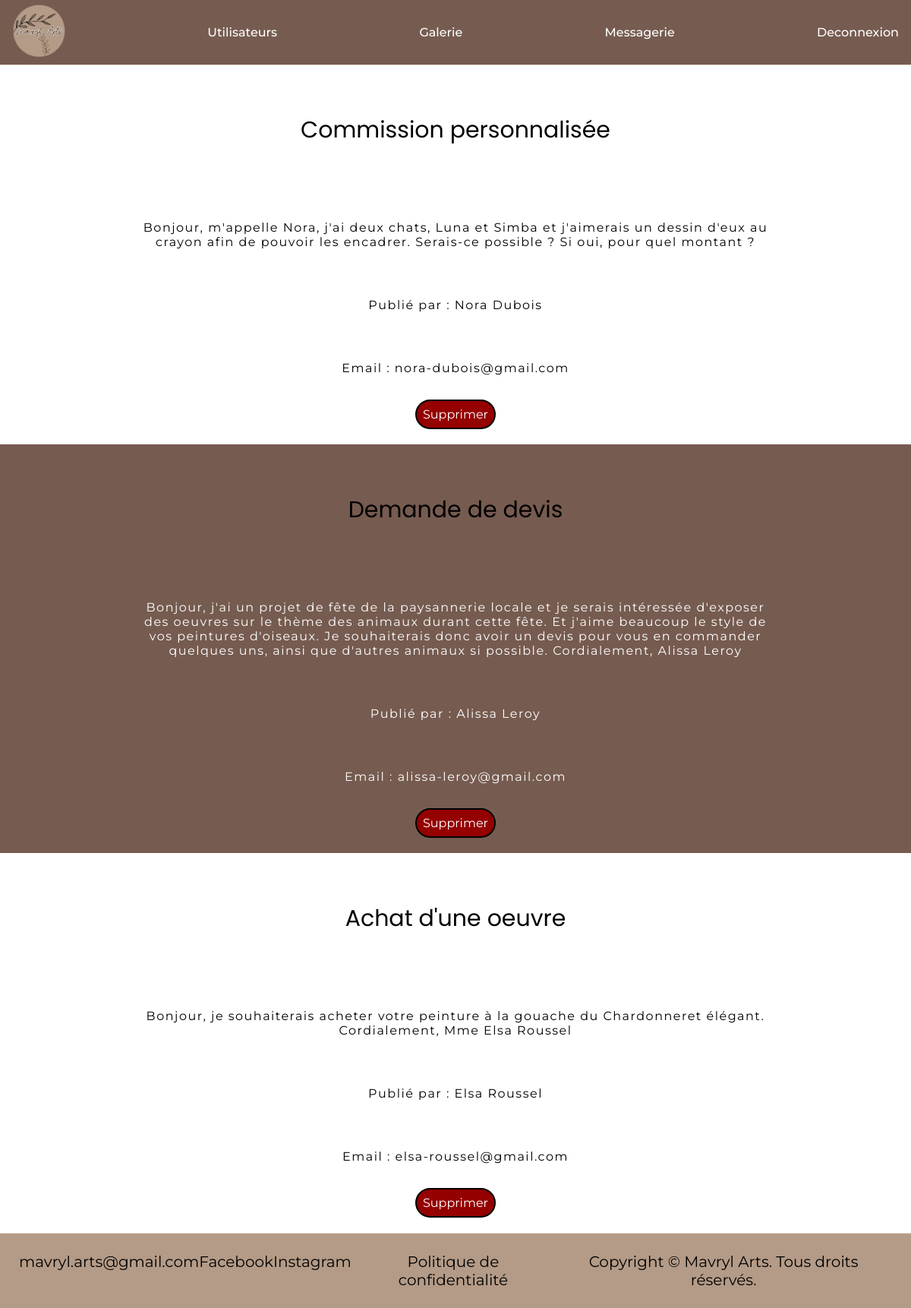
The app's page /?page=contact (signed in) with its own data.
### tables this page shows
CREATE TABLE `message` (
  `id_message` int(11) NOT NULL,
  `message_category` int(11) DEFAULT NULL,
  `message_content` varchar(2000) DEFAULT NULL,
  `user_id` int(11) NOT NULL
);

CREATE TABLE `users` (
  `user_id` int(11) NOT NULL,
  `user_first_name` varchar(255) DEFAULT NULL,
  `user_last_name` varchar(255) DEFAULT NULL,
  `user_email` varchar(255) DEFAULT NULL,
  `id_admin` int(11) DEFAULT NULL
);

### php/public/controllers/Controller.php (called while the page is built, shortened)
<?php
require_once dirname(__DIR__) . "/models/BddConnect.php";
class Controller
{
    function index()
    {
        require_once dirname(__DIR__) . "/views/base.php";
    }
}
?>

### php/public/index.php (called while the page is built)
<?php
require_once "controllers/Controller.php";
$controller = new Controller;
$controller->index();
?>

### routes.php (called while the page is built, shortened)
<?php
require_once __DIR__.'/router.php';
get("/", "./index.php");

### php/public/models/BddConnect.php (called while the page is built, shortened)
<?php
class BddConnect
{
    public $connexion;
    public function __construct()
    {
        $user = "root";
        $password = "root";
        $bdd = "mavrylArts";
        $server = "mysql:host=mysql;dbname=$bdd";
        try {
            $options = array(
                PDO::ATTR_ERRMODE => PDO::ERRMODE_EXCEPTION,
                PDO::ATTR_EMULATE_PREPARES => false
            );
            $this->connexion = new PDO($server, $user, $password, $options);
        } catch (PDOException $e) {
            error_log("Erreur de connexion : " . $e->getMessage(), 0);
            throw new Exception("Erreur de connexion à la base de données.");
        }
    }
    public function getAllMessages() {
        $query = "SELECT * FROM message";
        $stmt = $this->connexion->prepare($query);
        $stmt->execute();
        return $stmt->fetchAll(PDO::FETCH_ASSOC);
    }
    public function getUserById($user_id) {
        $query = "SELECT * FROM users WHERE user_id = :user_id";
        $stmt = $this->connexion->prepare($query);
        $stmt->bindParam(':user_id', $user_id);
        $stmt->execute();
        return $stmt->fetch(PDO::FETCH_ASSOC);
    }
}
?>

### php/public/views/contact.php (the view, shortened to what this page needs)
<?php
require_once dirname(__DIR__) . '/models/BddConnect.php';
$messageCategories = [
    1 => "Commission personnalisée",
    2 => "Demande de devis",
    3 => "Achat d'une oeuvre"
];
?>
<?php
if (isset($_SESSION['admin']) && $_SESSION['admin'] === true) {
    $bdd = new BddConnect();
    $messages = $bdd->getAllMessages();
    foreach ($messages as $message) {
        $user = $bdd->getUserById($message['user_id']);
        $categoryText = isset($messageCategories[$message['message_category']]) ? $messageCategories[$message['message_category']] : "Unknown category";
        echo "<article>";
        echo "<h2>" . htmlspecialchars($categoryText) . "</h2>";
        echo "<p>" . htmlspecialchars($message['message_content']) . "</p>";
        echo "<p>Publié par : " . htmlspecialchars($user['user_first_name']) . " " . htmlspecialchars($user['user_last_name']) . "</p>";
        echo "<p>Email : " . htmlspecialchars($user['user_email']) . "</p>";
        echo "<form method='post'>
                <input type='hidden' name='id_message' value='" . htmlspecialchars($message['id_message']) . "'>
                <button type='submit' name='delete_message' class='delete'>Supprimer</button>
              </form>";
        echo "</article>";
    }
}
?>

### php/public/views/base.php (shortened to what this page needs)
<!DOCTYPE html>
<html lang="fr">
<head>
    <link rel="stylesheet" href="../css/base.css?v=<?php echo time(); ?>">
    <link rel="stylesheet" href="../css/contact.css?v=<?php echo time(); ?>">
    <link rel="stylesheet" href="../css/header.css?v=<?php echo time(); ?>">
    <link rel="stylesheet" href="../css/footer.css?v=<?php echo time(); ?>">
</head>
<body>
    <?php
    include 'header.php';
    if (isset($_GET["page"]) && $_GET["page"] == "contact") {
        include 'contact.php';
    }
    include 'footer.php';
    ?>
</body>
</html>

### php/public/views/header.php (shortened to what this page needs)
<header>
    <nav class="main-nav-burger">
        <ul>
            <a href="../" alt="logo de Mavryl Arts"><img class="nav-logo" src="../img/logo-mavrylArts.png"></a>
            <?php if (isset($_SESSION['admin']) && $_SESSION['admin'] === true): ?>
                <li><a href="../">Utilisateurs</a></li>
            <?php else: ?>
                <li><a href="../">Accueil</a></li>
            <?php endif; ?>
            <li><a href="?page=gallery">Galerie</a></li>
            <?php if (isset($_SESSION['admin']) && $_SESSION['admin'] === true): ?>
                <li><a href="?page=contact">Messagerie</a></li>
                <li><a href="?page=logout">Deconnexion</a></li>
            <?php else: ?>
                <li><a href="?page=contact">Contact</a></li>
            <?php endif; ?>
        </ul>
    </nav>
</header>

### php/public/views/footer.php
<footer>
    <div>
        <p>mavryl.arts@gmail.com</p>
    </div>
    <div>
        <a href="https://www.facebook.com/Illicitine/">Facebook</a>
    </div>
    <div>
        <a href="https://www.instagram.com/mavryl_/?hl=fr">Instagram</a>
    </div>
    <div>
        <a href="?page=cgu">Politique de confidentialité</a>
    </div>
    <div>
        <p>Copyright © Mavryl Arts. Tous droits réservés.</p>
    </div>
</footer>

### router.php (shortened to what this page needs)
<?php
function get($route, $path_to_include)
{
	if ($_SERVER['REQUEST_METHOD'] == 'GET') {
		route($route, $path_to_include);
	}
}
function route($route, $path_to_include)
{
	include_once __DIR__ . "/$path_to_include";
	exit();
}

### php/public/css/base.css (style rules this page uses)
:root { --White: #ffffff; --Beige: #EEDCCE; --LightBrown: #B49B87; --Brown: #765B50; --Black: #000000; }
* { font-family: 'Montserrat', sans-serif; font-size: 1rem; margin: 0; padding: 0; text-decoration: none; list-style-type: none; text-align: center; }
h2 { color: var(--Black); font-size: 30px; font-weight: 400; padding: 1rem; padding: 4rem 0 4rem 0; }
h1, h2 { font-family: "Poppins", sans-serif; }
article p { padding: 2rem; letter-spacing: 1.5px; width: 70%; }
article:nth-child(odd) p { color: var(--White); }
article:nth-child(even) { background-color: var(--White); }
article:nth-child(odd) { background-color: var(--Brown); }
article { display: flex; flex-direction: column; align-items: center; flex-wrap: wrap; }
.disconnect, .delete { background-color: rgb(149, 0, 0) !important; margin-bottom: 20px; }

### php/public/css/contact.css (style rules this page uses)
button { background-color: var(--Brown); border: 2px solid var(--Black); border-radius: 50px; padding: 0.5rem; cursor: pointer; transition: ease-in-out 0.5s; color: var(--White); }

### php/public/css/header.css (style rules this page uses)
header nav { border-top: none; border-left: none; border-right: none; border-bottom: 1px solid var(--Beige); background-color: var(--Brown); position: fixed; top: 0; width: 100%; }
header nav ul { width: 100%; height: 85px; display: flex; justify-content: space-between; align-items: center; }
header { padding-top: 85px; }
header a { color: var(--White); padding: 1rem; font-weight: 500; transition: ease-in-out 0.3s; }
.nav-logo { width: 70px; transition: ease-in-out 0.5s; }

### php/public/css/footer.css (style rules this page uses)
footer { background-color: var(--LightBrown); display: flex; justify-content: space-between; padding: 25px; border-top: 1px solid var(--Beige); border-left: none; border-right: none; border-bottom: none; }
footer a, footer p { color: var(--Black); font-size: 20px; transition: ease-in-out 0.3s; }

### records on screen
message: message_category "Commission personnalisée", message_content "Bonjour, m'appelle Nora, j'ai deux chats, Luna et Simba et j'aimerais un dessin d'eux au crayon afin de pouvoir les encadrer. Serais-ce possible ? Si oui, pour quel montant ?", user.user_first_name "Nora", user.user_last_name "Dubois", user.user_email "nora-dubois@gmail.com"
message: message_category "Demande de devis", message_content "Bonjour, j'ai un projet de fête de la paysannerie locale et je serais intéressée d'exposer des oeuvres sur le thème des animaux durant cette fête. Et j'aime beaucoup le style de vos peintures d'oiseaux. Je souhaiterais donc avoir un devis pour vous en commander quelques uns, ainsi que d'autres animaux si possible. Cordialement, Alissa Leroy", user.user_first_name "Alissa", user.user_last_name "Leroy", user.user_email "alissa-leroy@gmail.com"
message: message_category "Achat d'une oeuvre", message_content "Bonjour, je souhaiterais acheter votre peinture à la gouache du Chardonneret élégant. Cordialement, Mme Elsa Roussel", user.user_first_name "Elsa", user.user_last_name "Roussel", user.user_email "elsa-roussel@gmail.com"
